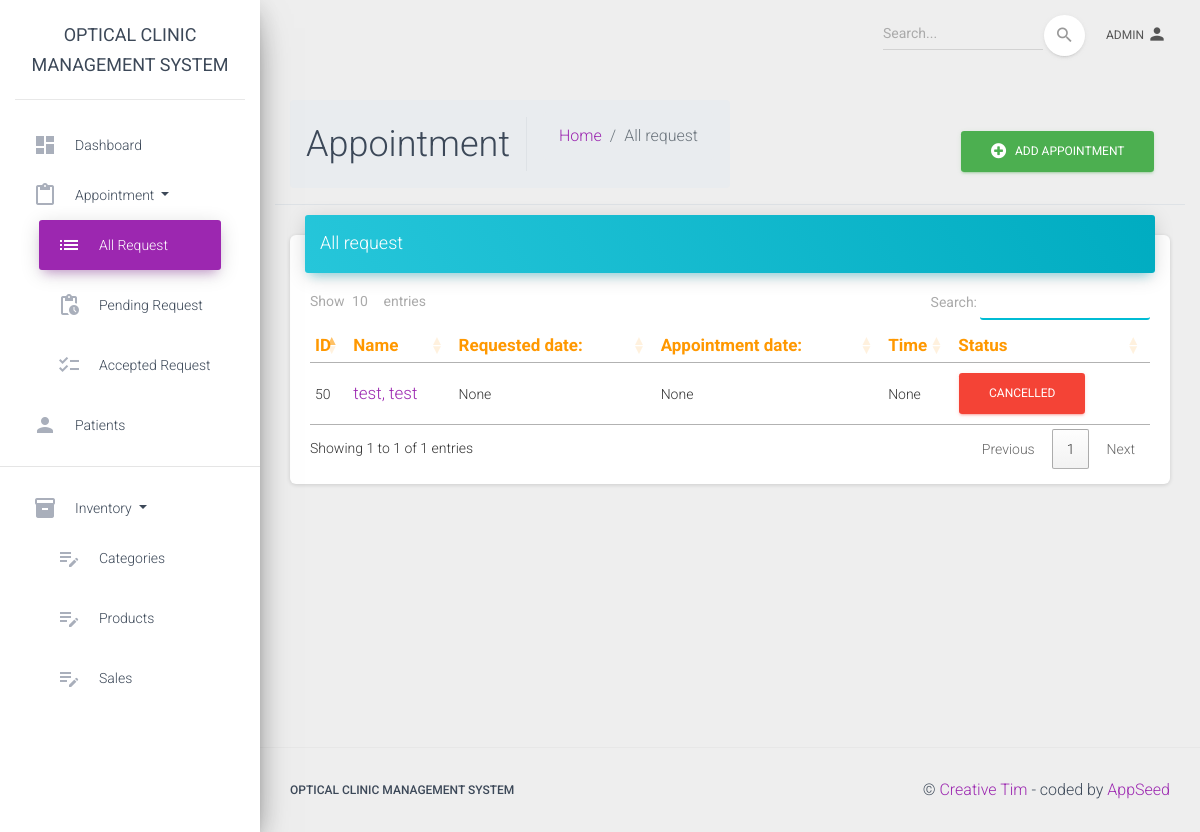
Screenshot of /all-request/ (signed in) with the database file from the repository.
### dashboard/models.py (models this page shows, shortened)
class Appointment(models.Model):
    Status = (
        ('Pending', 'Pending'),
        ('Cancelled', 'Cancelled'),
        ('Accepted', 'Accepted'),
        ('Completed', 'Completed'),
    )
    patient = models.OneToOneField(Patient, null = True, on_delete = models.CASCADE)
    message = models.TextField(max_length=255, null = True, blank = True)
    request_date = models.DateField(auto_now_add=False, null = True)
    sent_date = models.DateField(auto_now_add=True)
    status = models.CharField(max_length = 255, choices = Status, default = 'Pending')
    appointment_date = models.DateField(auto_now_add=False, null=True, blank = True)
    appointment_time = models.TimeField(auto_now_add = False, null = True, blank = True)
    date_created = models.DateTimeField(auto_now_add = True, null = True)

class Patient(models.Model):
    gender_choices = (
        ('Male', 'Male'),
        ('Female', 'Female'),
    )
    user = models.OneToOneField(User, null = True, on_delete=models.CASCADE)
    firstname = models.CharField(max_length = 255, null = True)
    lastname = models.CharField(max_length = 255, null = True)
    age = models.CharField(max_length = 255, null = True)
    email = models.CharField(max_length = 255, null = True)
    gender = models.CharField(max_length=6, null = True, blank = True, choices = gender_choices)
    phone = models.CharField(max_length = 11, null = True, blank = True)
    date_created = models.DateTimeField(auto_now_add = True, null = True)

### authentication/decorators.py (the view)
        def wrapper_func(request, *args, **kwargs):
            group = None
            if request.user.groups.exists():
                group = request.user.groups.all()[0].name
            if group in allowed_roles:
                return view_func(request, *args, **kwargs)
            else:
                return HttpResponse(" You are not authorized! to view this page")

### dashboard/views.py (called while the page is built)
@allowed_users(allowed_roles=['admin', 'staff'])
def all_request(request):
    appointments = Appointment.objects.all()
    context = {
        'appointments': appointments,
    }
    return render(request, 'dashboard/all_request.html', context)

### templates/dashboard/all_request.html (shortened to what this page needs)
{% extends "layouts/base.html" %}
{% block content %}
    <div class="row">
        <div class="content border-bottom w-100">
            <div class="container-fluid">
                <div class="row">
                    <div class="col-12 col-md-auto d-flex w-100 align-items-center justify-content-between">
                        <ol class="breadcrumb align-items-center">
                            <h2 class="m-0 pr-3 mr-3 border-right">Appointment</h2>
                            <ol class="breadcrumb">
                                <li class="breadcrumb-item"><a href="/admin/">Home</a></li>
                                <li class="breadcrumb-item active">All request</li>
                            </ol>
                        </ol>
                         <div class="col-12 col-md-auto d-flex align-items-center justify-content-end flex-end page-actions">
                            <a href="/admin/auth/user/add/" class="btn btn-success float-right" data-toggle="modal" data-target="#add_appointment">
                                <i class="fa fa-plus-circle"></i> &nbsp; Add Appointment
                            </a>
                        </div>
                    </div>
                </div>
            </div>
        </div>
    </div>
    <div class="row">
      <div class="col-lg-12 col-md-12">
        <div class="card">
          <div class="card-header card-header-info">
            <h4 class="card-title">All request </h4>
          </div>
          <div class="card-body table-responsive">
            <table id="all_request" class="table table-hover">
              <thead class="text-warning">
                <th>ID</th>
                <th>Name</th>
                <th>Requested date: </th>
                <th>Appointment date: </th>
                <th>Time</th>
                <th>Status</th>
              </thead>
              <tbody>
                {% for app in appointments %}
                <tr>
                  <td>{{ app.id }}</td>
                  <td><h5 class="mb-0"><a href="{% url 'patient_profile' app.id %}">{{ app.patient.lastname}}, {{ app.patient.firstname }} </a> </h5></td>
                  <td> {{ app.request_date }} </td>
                  <td> {{ app.appointment_date }} </td>
                  <td> {{ app.appointment_time }} </td>
                  <td>
                    {% if app.status == 'Cancelled' %}
                    <span class="btn btn-danger">Cancelled</span>
                    {% endif %}
                  </td>
                </tr>
                {% endfor %}
              </tbody>
            </table>
          </div>
        </div>
      </div>
    </div>
{% endblock content %}

### templates/includes/navigation.html (shortened to what this page needs)
      <nav class="navbar navbar-expand-lg navbar-transparent navbar-absolute fixed-top ">
        <div class="container-fluid">
          <div class="navbar-wrapper">
          </div>
          <div class="collapse navbar-collapse justify-content-end">
          {% if request.user.is_authenticated %}
            <form class="navbar-form">
              <div class="input-group no-border">
                <input type="text" value="" class="form-control" placeholder="Search...">
                <button type="submit" class="btn btn-white btn-round btn-just-icon">
                  <i class="material-icons">search</i>
                  <div class="ripple-container"></div>
                </button>
              </div>
            </form>
            <ul class="navbar-nav">
              <li class="nav-item dropdown">
                <a class="nav-link" href="#pablo" id="navbarDropdownProfile" data-toggle="dropdown" aria-haspopup="true" aria-expanded="false">
                  {{ request.user }}
                  <i class="material-icons">person</i>
                </a>
              </li>
            </ul>
          {% endif %}
          </div>
        </div>
      </nav>

### rows the page displays
Appointment: id "50", patient.lastname "test", patient.firstname "test", request_date "None", appointment_date "None", appointment_time "None", status "CANCELLED"

### other values shown
{{ request.user }} "ADMIN"
